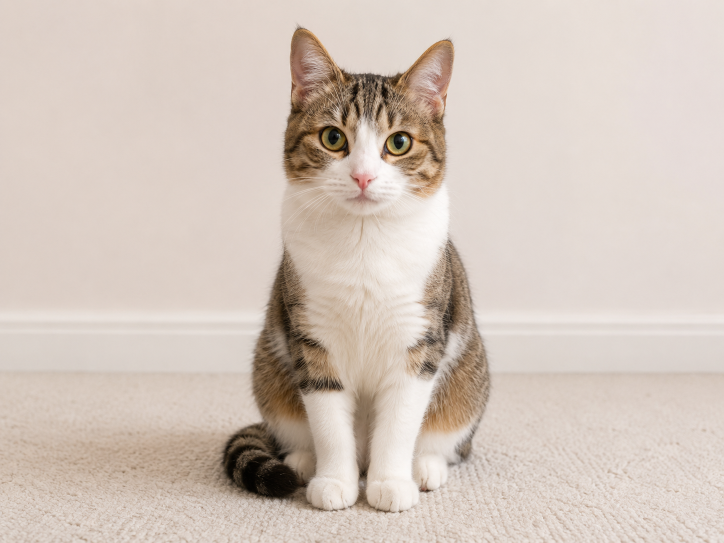
#> input picture 03_Computer_Vision/CV02/cat_img.png, 1448 x 1086 px (shown at 1/2 size)
$ jupyter execute --allow-errors 'CV01_quest_수정본.ipynb'   (shell and % lines are left out)
#> lines starting #> are read from the running program, lines starting #| are printed output that depends on the picture
### Step 1. 인물모드 직접 해보기

[cell 1]
import cv2
import numpy as np
import torch
import torchvision.transforms as T
from torchvision.models.segmentation import deeplabv3_resnet101
import matplotlib.pyplot as plt

print(cv2.__version__)

[cell 2]
cat_img_path = "cat_img.png"      # 고양이 이미지
sand_img_path = "send_img.png"    # 사막 배경 이미지

cat_img = cv2.imread(cat_img_path)
#> cat_img is the input picture: shape (1086, 1448, 3); mean B, G, R 187.7, 197.5, 210.9
sand_img = cv2.imread(sand_img_path)
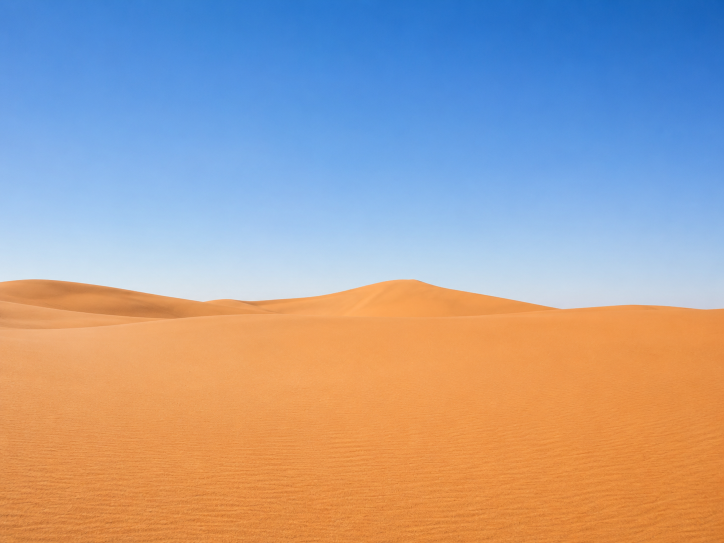
#> input picture 03_Computer_Vision/CV02/send_img.png, 1448 x 1086 px (shown at 1/2 size)
#> sand_img is the input picture: shape (1086, 1448, 3); mean B, G, R 159.6, 159.8, 169.8

print("고양이 이미지 읽기 성공:", cat_img is not None)
#| 고양이 이미지 읽기 성공: True
print("배경 이미지 읽기 성공:", sand_img is not None)
#| 배경 이미지 읽기 성공: True

cat_img = cv2.cvtColor(cat_img, cv2.COLOR_BGR2RGB)
sand_img = cv2.cvtColor(sand_img, cv2.COLOR_BGR2RGB)

print(f"원본 고양이 이미지 크기: {cat_img.shape}")
#| 원본 고양이 이미지 크기: (1086, 1448, 3)
print(f"배경(사막) 이미지 크기: {sand_img.shape}")
#| 배경(사막) 이미지 크기: (1086, 1448, 3)

plt.figure(figsize=(10, 5))

plt.subplot(1, 2, 1)
plt.imshow(cat_img)
plt.axis("off")
plt.title("Cat")

plt.subplot(1, 2, 2)
plt.imshow(sand_img)
plt.axis("off")
plt.title("Sand")

plt.show()
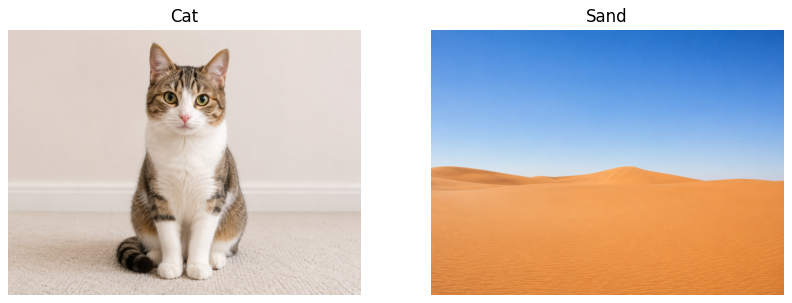
#> figure drawn by matplotlib, 2 panels

[cell 3]
#기존코드 model = deeplabv3_resnet101(pretrained=True).eval()
#변경코드

from torchvision.models.segmentation import deeplabv3_resnet101, DeepLabV3_ResNet101_Weights

weights = DeepLabV3_ResNet101_Weights.DEFAULT
#> (the rest of this cell did not finish here and is left out)

#> (a cell that did not finish here is left out)

#> (a cell that did not finish here is left out)

#> (a cell that did not finish here is left out)

[cell 7]
# 배경을 고양이 이미지 크기에 맞춤
sand_img_resized = cv2.resize(sand_img, (cat_img.shape[1], cat_img.shape[0]))

# 고양이 부분만 남기고 배경 적용
#> (the rest of this cell did not finish here and is left out)

### Step 1-1.
동물 사진 아웃포커싱 (인물모드와 동일한 방식 적용)위에서는 고양이 영역을 추출해 다른 배경(사막)으로 합성하는 배경전환(크로마키) 결과를 만들었다.이번에는 동일한 mask를 이용해, 인물모드와 동일하게 '배경만 blur 처리'하는 아웃포커싱 효과를 고양이 사진에도 적용해본다.이렇게 하면 (1) 인물모드 아웃포커싱 사진, (2) 동물 사진(아웃포커싱), (3) 배경전환 크로마키 사진을 각각 별도로 확인할 수 있다.

[cell 8]
# 고양이 사진에도 인물모드와 동일한 방식(배경 blur)을 적용하여# '동물 사진' 아웃포커싱 결과를 별도로 만든다.# 고양이 원본 사진 자체의 배경을 blur 처리 (사막 합성과는 다른, 원본 배경 기준)cat_blur_bg = cv2.GaussianBlur(cat_img, (21, 21), 0)# img_mask(0/255)를 0/1 마스크로 변환 후 3채널로 확장cat_mask_bin = (img_mask > 0).astype(np.uint8)cat_mask_3ch = np.stack([cat_mask_bin] * 3, axis=-1)# 고양이 영역은 원본 그대로, 배경만 blur 적용animal_portrait_img = np.where(cat_mask_3ch == 1, cat_img, cat_blur_bg)plt.figure(figsize=(8, 8))plt.imshow(animal_portrait_img)plt.axis("off")plt.title("Animal Portrait Mode (Out-focusing)")plt.show()

### Step 2. 사진에서 문제점 찾기

[cell 9]
import cv2
import matplotlib.pyplot as plt
import numpy as np
import torch
import torchvision.transforms as T
from torchvision.models.segmentation import deeplabv3_resnet101, DeepLabV3_ResNet101_Weights

img_path = "person.jpg"  # 본인 이미지 파일명으로 변경

img_bgr = cv2.imread(img_path)
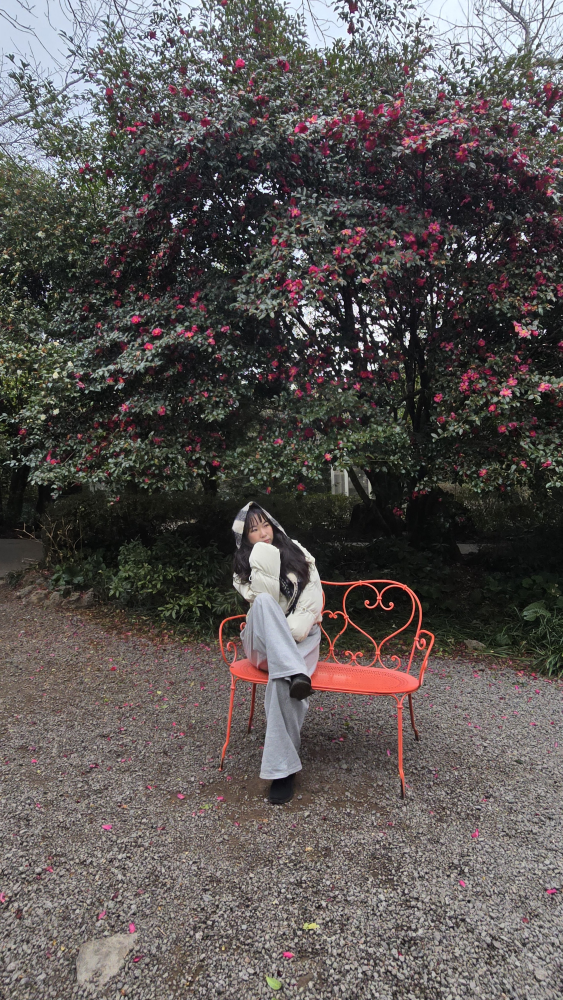
#> input picture 03_Computer_Vision/CV02/person.jpg, 2252 x 4000 px (shown at 1/4 size)
#> img_bgr is the input picture: shape (4000, 2252, 3); mean B, G, R 83.5, 85.1, 90.2
img_rgb = cv2.cvtColor(img_bgr, cv2.COLOR_BGR2RGB)

plt.figure(figsize=(8, 8))
plt.imshow(img_rgb)
plt.axis("off")
plt.title("Original Image")
plt.show()

#> (a cell that did not finish here is left out)

[cell 11]
blur_img = cv2.GaussianBlur(img_rgb, (21, 21), 0)

plt.figure(figsize=(8, 8))
plt.imshow(blur_img)
plt.axis("off")
plt.title("Blurred Background")
plt.show()
